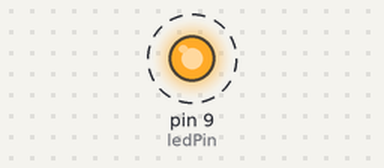
A sketch run on a simulated Arduino Uno, built with avr-gcc and run on an emulated ATmega328P. Parts: output pins drawn as LEDs (lit = HIGH). Dashed ring = blinking.

Above: at 0.5 s.
Timing chart, 0 to 4.6 s (numbered marks = the images above):
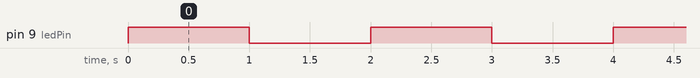

Measured:
- by itself, pin 9 (ledPin): alternates HIGH for 1.0 s and LOW for 1.0 s

The sketch:

breadboard-led.ino
```cpp
// UNO R3: D9 -> 220 ohm resistor -> LED anode; LED cathode -> GND.
// Check connections with USB disconnected. Educational starter, hardware untested.
const byte ledPin = 9;
void setup() { pinMode(ledPin, OUTPUT); }
void loop() {
  digitalWrite(ledPin, HIGH); delay(1000);
  digitalWrite(ledPin, LOW); delay(1000);
}
```
